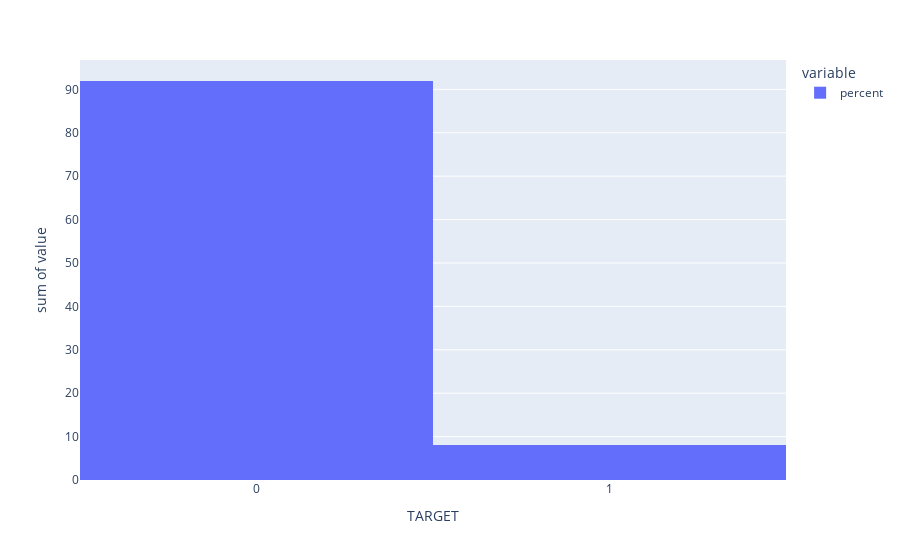

Write notebook code for a chart like this one.
### Code cell
fig = px.histogram(pd_plot_target_pc, x="TARGET", y=['percent'])
fig.update_xaxes(tickvals=[0, 1])
fig.show()

### Figure 1 — Plotly figure (JSON) as saved in the notebook; plotly's stock layout.template omitted (floating-point values rounded to 4 significant figures)
{"data": [{"alignmentgroup": "True", "bingroup": "x", "histfunc": "sum", "hovertemplate": "variable=percent<br>TARGET=%{x}<br>sum of value=%{y}<extra></extra>", "legendgroup": "percent", "marker": {"color": "#636efa", "pattern": {"shape": ""}}, "name": "percent", "offsetgroup": "percent", "orientation": "v", "showlegend": true, "type": "histogram", "x": [0, 1], "xaxis": "x", "y": [91.93, 8.073], "yaxis": "y"}], "layout": {"barmode": "relative", "legend": {"title": {"text": "variable"}, "tracegroupgap": 0}, "margin": {"t": 60}, "xaxis": {"anchor": "y", "domain": [0, 1], "tickvals": [0, 1], "title": {"text": "TARGET"}}, "yaxis": {"anchor": "x", "domain": [0, 1], "title": {"text": "sum of value"}}}}
